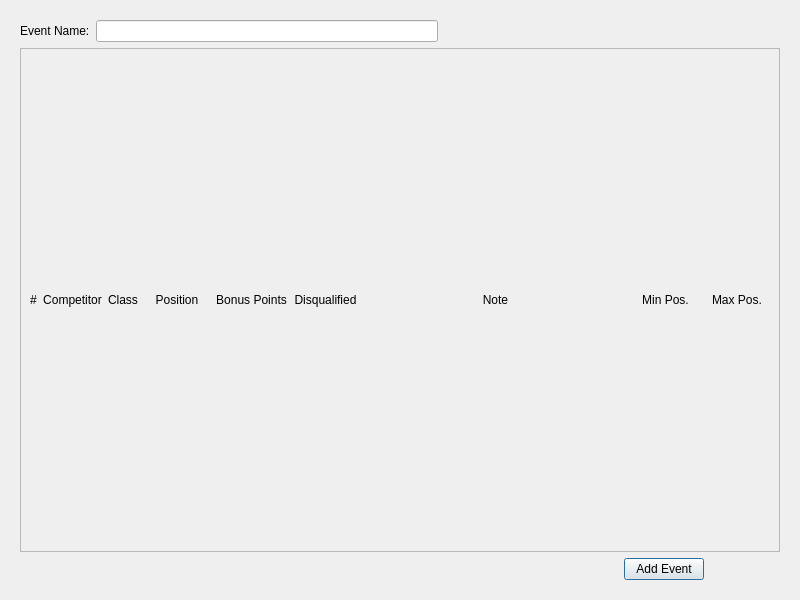
<?xml version="1.0" encoding="UTF-8"?>
<ui version="4.0">
 <class>AddEventWindow</class>
 <widget class="QDialog" name="AddEventWindow">
  <property name="geometry">
   <rect>
    <x>0</x>
    <y>0</y>
    <width>800</width>
    <height>600</height>
   </rect>
  </property>
  <property name="windowTitle">
   <string>Add New Event</string>
  </property>
  <layout class="QGridLayout" name="gridLayout">
   <item row="0" column="0">
    <widget class="QWidget" name="centralwidget" native="true">
     <property name="enabled">
      <bool>true</bool>
     </property>
     <layout class="QVBoxLayout" name="verticalLayout">
      <item>
       <layout class="QHBoxLayout" name="horizontalLayout">
        <item>
         <widget class="QLabel" name="label">
          <property name="text">
           <string>Event Name:</string>
          </property>
         </widget>
        </item>
        <item>
         <widget class="QLineEdit" name="eventNameBox"/>
        </item>
        <item>
         <spacer name="horizontalSpacer">
          <property name="orientation">
           <enum>Qt::Horizontal</enum>
          </property>
          <property name="sizeHint" stdset="0">
           <size>
            <width>40</width>
            <height>20</height>
           </size>
          </property>
         </spacer>
        </item>
       </layout>
      </item>
      <item>
       <widget class="QScrollArea" name="scrollArea">
        <property name="widgetResizable">
         <bool>true</bool>
        </property>
        <widget class="QWidget" name="scrollAreaWidgetContents">
         <property name="geometry">
          <rect>
           <x>0</x>
           <y>0</y>
           <width>762</width>
           <height>498</height>
          </rect>
         </property>
         <layout class="QGridLayout" name="scrollGrid" columnstretch="0,0,0,1,1,1,4,1,1">
          <item row="0" column="4">
           <widget class="QLabel" name="label_5">
            <property name="text">
             <string>Bonus Points</string>
            </property>
            <property name="alignment">
             <set>Qt::AlignCenter</set>
            </property>
           </widget>
          </item>
          <item row="0" column="8">
           <widget class="QLabel" name="label_8">
            <property name="text">
             <string>Max Pos.</string>
            </property>
            <property name="alignment">
             <set>Qt::AlignCenter</set>
            </property>
           </widget>
          </item>
          <item row="0" column="3">
           <widget class="QLabel" name="label_4">
            <property name="text">
             <string>Position</string>
            </property>
            <property name="alignment">
             <set>Qt::AlignCenter</set>
            </property>
           </widget>
          </item>
          <item row="0" column="0">
           <widget class="QLabel" name="label_2">
            <property name="frameShape">
             <enum>QFrame::NoFrame</enum>
            </property>
            <property name="text">
             <string>#</string>
            </property>
            <property name="alignment">
             <set>Qt::AlignCenter</set>
            </property>
           </widget>
          </item>
          <item row="0" column="2">
           <widget class="QLabel" name="label_10">
            <property name="text">
             <string>Class</string>
            </property>
            <property name="alignment">
             <set>Qt::AlignCenter</set>
            </property>
           </widget>
          </item>
          <item row="0" column="7">
           <widget class="QLabel" name="label_7">
            <property name="text">
             <string>Min Pos.</string>
            </property>
            <property name="alignment">
             <set>Qt::AlignCenter</set>
            </property>
           </widget>
          </item>
          <item row="0" column="5">
           <widget class="QLabel" name="label_6">
            <property name="text">
             <string>Disqualified</string>
            </property>
            <property name="alignment">
             <set>Qt::AlignCenter</set>
            </property>
           </widget>
          </item>
          <item row="0" column="1">
           <widget class="QLabel" name="label_3">
            <property name="frameShape">
             <enum>QFrame::NoFrame</enum>
            </property>
            <property name="text">
             <string>Competitor</string>
            </property>
            <property name="alignment">
             <set>Qt::AlignCenter</set>
            </property>
           </widget>
          </item>
          <item row="0" column="6">
           <widget class="QLabel" name="label_9">
            <property name="text">
             <string>Note</string>
            </property>
            <property name="alignment">
             <set>Qt::AlignCenter</set>
            </property>
           </widget>
          </item>
         </layout>
        </widget>
       </widget>
      </item>
      <item>
       <layout class="QHBoxLayout" name="horizontalLayout_2" stretch="8,0,1">
        <item>
         <spacer name="horizontalSpacer_2">
          <property name="orientation">
           <enum>Qt::Horizontal</enum>
          </property>
          <property name="sizeHint" stdset="0">
           <size>
            <width>40</width>
            <height>20</height>
           </size>
          </property>
         </spacer>
        </item>
        <item>
         <widget class="QPushButton" name="addEventeButton">
          <property name="text">
           <string>Add Event</string>
          </property>
         </widget>
        </item>
        <item>
         <spacer name="horizontalSpacer_3">
          <property name="orientation">
           <enum>Qt::Horizontal</enum>
          </property>
          <property name="sizeHint" stdset="0">
           <size>
            <width>40</width>
            <height>20</height>
           </size>
          </property>
         </spacer>
        </item>
       </layout>
      </item>
     </layout>
    </widget>
   </item>
  </layout>
 </widget>
 <resources/>
 <connections/>
</ui>
